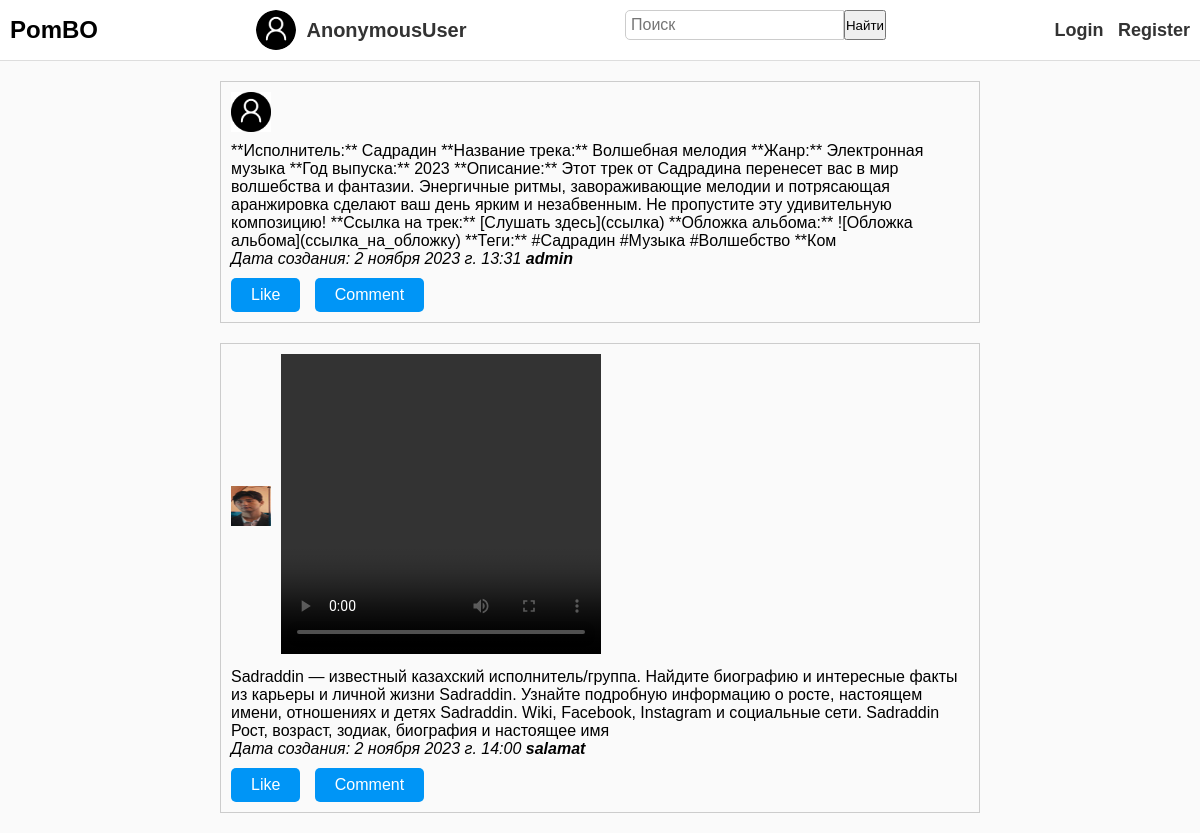
The page / on the database its author committed.
### social_metwork/models.py (models this page shows)
class Posts(models.Model):
    author = models.ForeignKey(settings.AUTH_USER_MODEL, on_delete=models.CASCADE)
    created_at = models.DateTimeField(auto_now_add=True)
    content=models.TextField()
    images=models.ImageField(upload_to='posts_images/')
    video=models.FileField(upload_to='videos/',blank=True, null=True)

class CustomUser(AbstractUser):
    profile_image = models.ImageField(upload_to='profile_images/', blank=True, null=True)

### social_metwork/views.py (the view)
# urls.py: path('',Home,name='home'),
def Home(request):
    if request.method == 'POST':
        search_query = request.POST.get('q')
        search = Search(index='posts').filter('multi_match', query=search_query, fields=['content', 'author'])
        results = search.execute()
        return render(request, 'search.html', {'results': results, 'search_query': search_query})
    else:
        posts = Posts.objects.all()
        return render(request, 'index.html', {'Posts': posts})

### templates/index.html (shortened to what this page needs)
{% load static %}
<!DOCTYPE html>
<html lang="en">
<head>
    <link rel="stylesheet" href="{% static 'css/index.css' %}">
</head>
<body>
    <header>
        <h1>PomBO</h1>
        <div id="profile-items">
            <img src="{% if user.is_authenticated %}{% if user.profile_image %}{{ user.profile_image.url }}{% else %}{% static 'images/No_Profile.png' %}{% endif %}{% else %}{% static 'images/No_Profile.png' %}{% endif %}" alt="photo-user" id="user-image">            <span id="user-profile">{{ user }} </span>
        </div>
        <form action="{% url 'home' %}" method="post">
            <input type="text" name="q" placeholder="Поиск">
            <input type="submit" value="Найти">
        </form>
        <nav>
            <ul>
                {% if user.is_authenticated %}
                <li><a href="{% url 'logout' %}">Logout</a></li>
                <li><a href="">Chat with Friends |</a></li>
                <li><a href="">All Musics |</a></li>
                <li><a href="{% url 'post' %}">Add a new post |</a></li>
                <li><a href="">Videos |</a></li>
                {% else %}
                <li><a href="{% url 'login' %}">Login</a></li>
                <li><a href="{% url 'register' %}">Register</a></li>
                {% endif %}
            </ul>
        </nav>
    </header>
    <main>
        {% for post in Posts %}
        <div class="post">
            <div class="end">
                <div class="post-header">
                    <img src="{{ post.images.url }}" alt="Изображение">
                </div>
                <div>
                {% if post.video %}
                    <video width="320" height="300px" controls>
                        <source src="{{ post.video.url }}" type="video/mp4" height="300">
                    </video>
                {% endif %}
                </div>
            </div>
            <p class="content">{{ post.content }}</p>
            <p class="date">Дата создания: {{ post.created_at }} <span class="author">{{ post.author.username }}</span></p>
            <div class="interactions">
                <button class="like-button">Like</button>
                <button class="comment-button">Comment</button>
            </div>
        </div>
        {% endfor %}
    </main>
</body>
</html>

### static/css/index.css (style rules this page uses)
* { margin: 0; padding: 0; box-sizing: border-box; }
body { font-family: Arial, sans-serif; background-color: #fafafa; }
header { background-color: #fff; padding: 10px; display: flex; justify-content: space-between; align-items: center; border-bottom: 1px solid #ddd; }
h1 { font-size: 24px; font-weight: bold; }
#profile-items { display: flex; align-items: center; }
#user-image { border-radius: 50%; width: 40px; height: 40px; margin-right: 10px; }
#user-profile { font-size: 20px; font-weight: bold; color: #333; cursor: pointer; position: relative; }
form { display: flex; }
input[type="text"] { padding: 5px; font-size: 16px; border: 1px solid #ccc; border-radius: 5px 0 0 5px; width: 200px; }
button { padding: 5px 10px; background-color: #333; color: #fff; border: none; border-radius: 0 5px 5px 0; font-size: 16px; cursor: pointer; }
nav ul { list-style-type: none; }
nav ul li { display: inline-block; margin-left: 10px; font-size: 18px; }
nav ul li a { text-decoration: none; color: #333; font-weight: bold; }
main { max-width: 800px; margin: 20px auto; padding: 0 20px; }
.post { border: 1px solid #ccc; margin-bottom: 20px; padding: 10px; }
.post-header { display: flex; align-items: center; }
.post-header img { width: 40px; height: 40px; margin-right: 10px; }
.author { font-weight: bold; }
.content { margin-top: 10px; }
.date { font-style: italic; }
.interactions { margin-top: 10px; }
.like-button, .comment-button { background-color: #0095f6; color: white; border: none; border-radius: 5px; padding: 8px 20px; cursor: pointer; margin-right: 10px; }

### templates/index.html (style rules this page uses)
input[type="text"] { margin-bottom: 10px; width: 100%; }
input[type="submit"] { margin-bottom: 10px; }
.end { display: flex; }

### rows shown on the page
Posts: images (picture), content "**Исполнитель:** Садрадин **Название трека:** Волшебная мелодия **Жанр:** Электронная музыка **Год выпуска:** 2023 **Описание:** Этот трек от Садрадина перенесет вас в мир волшебства и фантазии. Энергичные ритмы, завораживающие мелодии и потрясающая аранжировка сделают ваш день ярким и незабвенным. Не пропустите эту удивительную композицию! **Ссылка на трек:** [Слушать здесь](ссылка) **Обложка альбома:** ![Обложка альбома](ссылка_на_обложку) **Теги:** #Садрадин #Музыка #Волшебство **Ком", created_at "2 ноября 2023 г. 13:31", author.username "admin"
Posts: images (picture), content "Sadraddin — известный казахский исполнитель/группа. Найдите биографию и интересные факты из карьеры и личной жизни Sadraddin. Узнайте подробную информацию о росте, настоящем имени, отношениях и детях Sadraddin. Wiki, Facebook, Instagram и социальные сети. Sadraddin Рост, возраст, зодиак, биография и настоящее имя", created_at "2 ноября 2023 г. 14:00", author.username "salamat"

### other values the page prints
{{ user }} "AnonymousUser"
